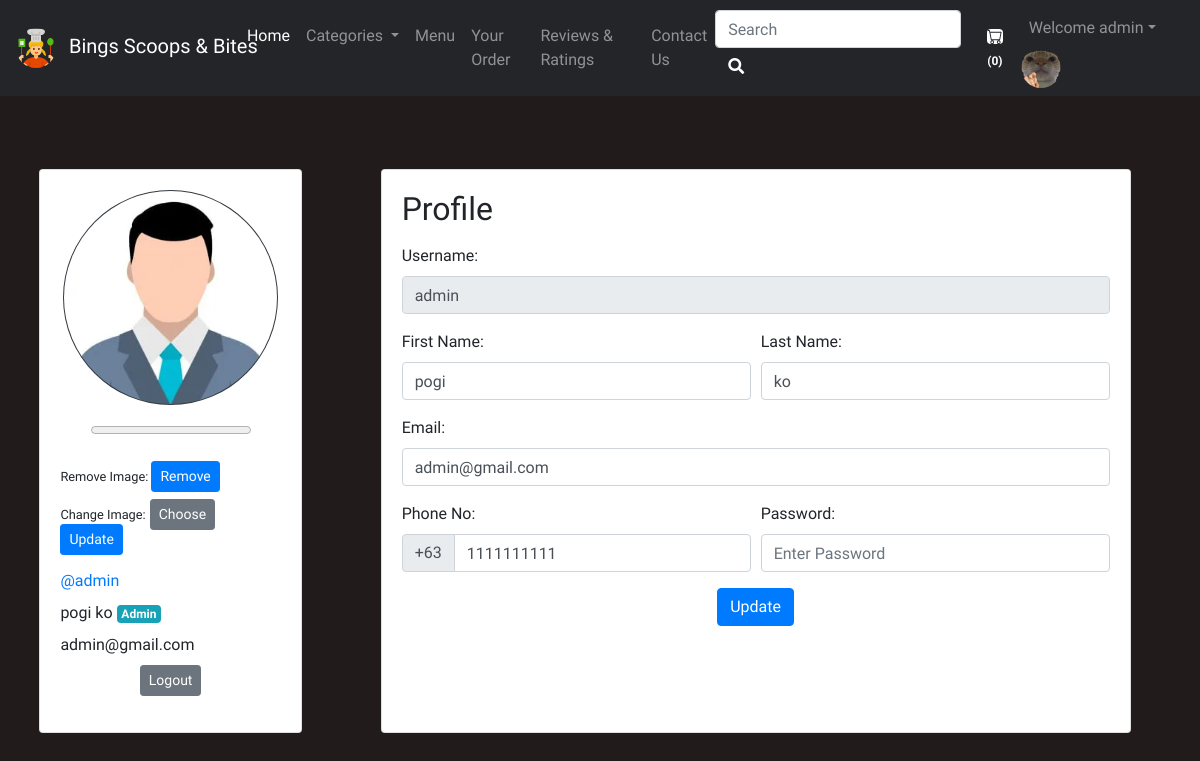
Screenshot of /viewProfile.php (signed in) with the database file from the repository.
### tables this page shows
CREATE TABLE `sitedetail` (
  `tempId` int(11) NOT NULL,
  `systemName` varchar(21) NOT NULL,
  `email` varchar(35) NOT NULL,
  `contact1` bigint(21) NOT NULL,
  `contact2` bigint(21) DEFAULT NULL COMMENT 'Optional',
  `address` text NOT NULL,
  `dateTime` datetime NOT NULL DEFAULT current_timestamp()
);

CREATE TABLE `users` (
  `id` int(21) NOT NULL,
  `username` varchar(21) NOT NULL,
  `firstName` varchar(21) NOT NULL,
  `lastName` varchar(21) NOT NULL,
  `email` varchar(35) NOT NULL,
  `phone` bigint(20) NOT NULL,
  `userType` enum('0','1') NOT NULL DEFAULT '0' COMMENT '0=user\r\n1=admin',
  `password` varchar(255) NOT NULL,
  `joinDate` datetime NOT NULL DEFAULT current_timestamp()
);

### viewProfile.php (the view, shortened to what this page needs)
<!DOCTYPE HTML>
<html lang="en">
<head>
    <link rel="stylesheet" href="https://stackpath.bootstrapcdn.com/bootstrap/4.2.1/css/bootstrap.min.css">
    <link rel="stylesheet" href="https://stackpath.bootstrapcdn.com/bootstrap/4.3.1/css/bootstrap.min.css">
    <link rel="stylesheet" href="https://use.fontawesome.com/releases/v5.7.2/css/all.css">
    <link rel="stylesheet" href="assets/css/custom.css">
</head>
<body>
    <?php include 'partials/_dbconnect.php'; ?>
    <?php require 'partials/_nav.php' ?>
    <?php
    if ($loggedin) {
    ?>
        <div class="container" style="max-width: 100%;">
            <?php
            $sql = "SELECT * FROM users WHERE id='$userId'";
            $result = mysqli_query($conn, $sql);
            $row = mysqli_fetch_assoc($result);
            $username = $row['username'];
            $firstName = $row['firstName'];
            $lastName = $row['lastName'];
            $email = $row['email'];
            $phone = $row['phone'];
            $userType = $row['userType'];
            if ($userType == 0) {
                $userType = "User";
            } else {
                $userType = "Admin";
            }
            ?>
            <div class="row card-container">
                <div class="col-md-3 mx-auto mb-3">
                    <div class="card h-100">
                        <div class="card-body">
                            <div class="text-center">
                                <img class="rounded-circle mb-3 bg-dark" src="img/profile-<?php echo $userId; ?>.jpg" onError="this.src = 'img/profilePic.jpg'" style="width: 215px; height: 215px; padding: 1px;">
                                <progress value="0" max="100"></progress>
                            </div>
                            <form action="partials/_manageProfile.php" method="POST">
                                <small>Remove Image: </small>
                                <button type="submit" class="btn btn-primary btn-sm" name="removeProfilePic">Remove</button>
                            </form>
                            <form name="upload-form" action="partials/_manageProfile.php" method="POST" enctype="multipart/form-data" style="margin-top: 7px;">
                                <div class="upload-btn-wrapper">
                                    <small>Change Image:</small>
                                    <button class="btn btn-secondary btn-sm">Choose</button>
                                </div>
                                <button type="submit" name="updateProfilePic" class="btn btn-primary btn-sm" style="margin-top: -20px;">Update</button>
                            </form>
                            <ul class="list-unstyled">
                                <li class="my-2"><a href="viewProfile.php">@<?php echo $username ?></a></li>
                                <li class="my-2">
                                    <?php echo $firstName . " " . $lastName; ?>
                                    <span class="badge badge-info"><?php echo $userType ?></span>
                                </li>
                                <li class="my-2"><?php echo $email ?></li>
                                <li class="my-2 text-center"><a href="partials/_logout.php" class="btn btn-secondary btn-sm">Logout</a></li>
                            </ul>
                        </div>
                    </div>
                </div>
                <div class="col-md-8 mx-auto mb-3">
                    <div class="card h-100">
                        <div class="card-body">
                            <h2 class="card-title mb-3">Profile</h2>
                            <form action="partials/_manageProfile.php" method="post">
                                <div class="form-group">
                                    <label for="username">Username:</label>
                                    <input class="form-control" id="username" name="username" type="text" disabled value="<?php echo $username ?>">
                                </div>
                                <div class="form-row">
                                    <div class="form-group col-md-6">
                                        <label for="firstName">First Name:</label>
                                        <input type="text" class="form-control" id="firstName" name="firstName" placeholder="First Name" required value="<?php echo $firstName ?>">
                                    </div>
                                    <div class="form-group col-md-6">
                                        <label for="lastName">Last Name:</label>
                                        <input type="text" class="form-control" id="lastName" name="lastName" placeholder="Last name" required value="<?php echo $lastName ?>">
                                    </div>
                                </div>
                                <div class="form-group">
                                    <label for="email">Email:</label>
                                    <input type="email" class="form-control" id="email" name="email" placeholder="Enter Your Email" required value="<?php echo $email ?>">
                                </div>
                                <div class="form-row">
                                    <div class="form-group col-md-6">
                                        <label for="phone">Phone No:</label>
                                        <div class="input-group">
                                            <div class="input-group-prepend">
                                                <span class="input-group-text" id="basic-addon">+63</span>
                                            </div>
                                            <input type="tel" class="form-control" id="phone" name="phone" placeholder="Enter Your Phone Number" required pattern="[0-9]{10}" maxlength="10" value="<?php echo $phone ?>">
                                        </div>
                                    </div>
                                    <div class="form-group col-md-6">
                                        <label for="password">Password:</label>
                                        <input class="form-control" id="password" name="password" placeholder="Enter Password" type="password" required minlength="4" maxlength="21" data-toggle="password">
                                    </div>
                                </div>
                                <div class="text-center">
                                    <button type="submit" name="updateProfileDetail" class="btn btn-primary">Update</button>
                                </div>
                            </form>
                        </div>
                    </div>
                </div>
            </div>
        </div>
    <?php
    }
    ?>
</body>
</html>

### partials/_nav.php (shortened to what this page needs)
<?php
if (isset($_SESSION['loggedin']) && $_SESSION['loggedin'] == true) {
  $loggedin = true;
  $userId = $_SESSION['userId'];
  $username = $_SESSION['username'];
} else {
  $loggedin = false;
  $userId = 0;
}
$sql = "SELECT * FROM `sitedetail`";
$result = mysqli_query($conn, $sql);
$row = mysqli_fetch_assoc($result);
$systemName = $row['systemName'];
$countsql = "SELECT SUM(`itemQuantity`) FROM `viewcart` WHERE `userId`=$userId";
$countresult = mysqli_query($conn, $countsql);
$countrow = mysqli_fetch_assoc($countresult);
$count = $countrow['SUM(`itemQuantity`)'];
if (!$count) {
  $count = 0;
}
echo '<nav class="navbar navbar-expand-lg navbar-dark navBg">
<a class="navbar-brand mb-1 mt-1" href="index.php">
<img src="/OnlineFoodDelivery/img/cooking.png" alt="Company Logo" class="company-logo">
<span class="company-name ml-2">' . $systemName . '</span>
</a>
      <button class="navbar-toggler" type="button" data-toggle="collapse" data-target="#navbarSupportedContent" aria-controls="navbarSupportedContent" aria-expanded="false" aria-label="Toggle navigation">
        <span class="navbar-toggler-icon"></span>
      </button>
      <div class="collapse navbar-collapse" id="navbarSupportedContent">
        <ul class="navbar-nav mr-auto">
          <li class="nav-item active">
            <a class="nav-link" href="index.php">Home<span class="sr-only">(current)</span></a>
          </li>
          <li class="nav-item dropdown">
            <a class="nav-link dropdown-toggle" href="#" id="navbarDropdown" role="button" data-toggle="dropdown" aria-haspopup="true" aria-expanded="false">
              Categories
            </a>
            <div class="dropdown-menu" aria-labelledby="navbarDropdown">';
echo '</div>
          </li>
          <li class="nav-item">
            <a class="nav-link" href="about.php">Menu</a>
          </li>
          <li class="nav-item">
            <a class="nav-link" href="viewOrder.php">Your Order</a>
          </li>
          <li class="nav-item">
          <a class="nav-link" href="reviews.php">Reviews & Ratings</a>
        </li>
        <li class="nav-item">
            <a class="nav-link" href="contact.php">Contact Us</a>
          </li>
        </ul>
        <div class="search-wrapper">
           <form method="get" action="search.php" class="form-inline searchForm">
            <div class="search-input">
              <input class="form-control mr-sm-2" type="search" name="search" id="search" placeholder="Search" aria-label="Search" required>
            </div>
            <button class="btn" id="textBtn" type="submit"><i class="fas fa-search"></i></button>
          </form>
        </div>
';
echo '<a href="viewCart.php">
        <button type="button" class="btn" title="MyCart">
          <svg xmlns="img/cart.svg" width="16" height="15" fill="currentColor" class="bi bi-cart cart " viewBox="0 0 16 16">
            <path d="M0 1.5A.5.5 0 0 1 .5 1H2a.5.5 0 0 1 .485.379L2.89 3H14.5a.5.5 0 0 1 .491.592l-1.5 8A.5.5 0 0 1 13 12H4a.5.5 0 0 1-.491-.408L2.01 3.607 1.61 2H.5a.5.5 0 0 1-.5-.5zM3.102 4l1.313 7h8.17l1.313-7H3.102zM5 12a2 2 0 1 0 0 4 2 2 0 0 0 0-4zm7 0a2 2 0 1 0 0 4 2 2 0 0 0 0-4zm-7 1a1 1 0 1 1 0 2 1 1 0 0 1 0-2zm7 0a1 1 0 1 1 0 2 1 1 0 0 1 0-2z"/>
            <span id="textBtn"><span id="count"> (' . $count . ')</span>
            </svg>
        </button></a>';
if ($loggedin) {
  echo '<div class="d-flex flex-wrap justify-content">
  <ul class="navbar-nav mr-2">
    <li class="nav-item dropdown">
      <a class="nav-link dropdown-toggle" href="#" id="navbarDropdown" role="button" data-toggle="dropdown"> Welcome ' . $username . '</a>
      <div class="dropdown-menu" aria-labelledby="navbarDropdown">
        <a class="dropdown-item" href="partials/_logout.php">Logout</a>
      </div>
    </li>
  </ul>
  <div class="text-center image-size-small position-relative">
    <a href="viewProfile.php"><img src="img/person-' . $userId . '.jpg" class="rounded-circle" onError="this.src = \'img/profilePic.jpg\'" style="width:40px; height:40px"></a>
  </div>
</div>
';
} else {
  echo '
          <button type="button" class="btn"  data-toggle="modal" data-target="#loginModal"><span id="textBtn">Login</span></button>
          <button type="button" class="btn textBtn"  data-toggle="modal" data-target="#signupModal"><span id="textBtn">SignUp</span></button>';
}
echo '</div>
    </nav>';

### assets/css/custom.css (style rules this page uses)
* { font-family: 'Cherry Cream Soda', cursive; }
#textBtn { background: white; -webkit-background-clip: text; -webkit-text-fill-color: transparent; font-weight: bold; }
.cart { background: white; border-radius: 25%; }
.company-logo { max-width: 100%; border-radius: 25px; height: auto; max-height: 40px; }
#count { font-size: 12px; }
.navBg { background-color: #242529; }

### viewProfile.php (style rules this page uses)
body { background-color: #221b1b; }
.row { margin-right: 150px; margin-top: 73px; }
.upload-btn-wrapper { position: relative; overflow: hidden; display: inline-block; }
.card-container { display: flex; justify-content: center; width: 100%; }

### rows the page displays
sitedetail: systemName "Bings Scoops & Bites"
users: username "admin", firstName "pogi", lastName "ko", userType "Admin", email "admin@gmail.com", phone "1111111111"

### other values shown
$count "0"
$username "admin"
